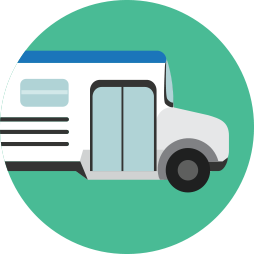
#> input picture Image/transportation.png, 254 x 254 px, found by its file name
$ python Blur.py
#> lines starting #> are read from the running program, lines starting #| are printed output that depends on the picture
import numpy as np
from scipy import fftpack
import matplotlib.pyplot as plt
img = plt.imread("E:\\Python Package\\Image\\transportation.png")
#> img is the input picture: shape (254, 254, 4) float32; mean R, G, B, A 0.375, 0.583, 0.53, 0.786
plt.figure()
plt.imshow(img)
t = np.linspace(-10, 10, 30)
bump = np.exp(-0.1*t**2)
bump /= np.trapz(bump) # normalize the integral to 1

# make a 2-D kernel out of it
kernel = bump[:, np.newaxis] * bump[np.newaxis, :]
# Padded fourier transform, with the same shape as the image
# We use :func:`scipy.signal.fftpack.fft2` to have a 2D FFT
kernel_ft = fftpack.fft2(kernel, shape=img.shape[:2], axes=(0, 1))
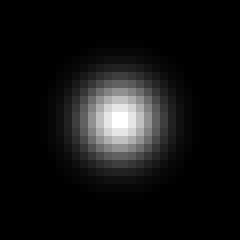
#> kernel: shape (30, 30) float64 (shown 8 times larger); min 3.12e-11, max 0.0148, mean 0.00111; drawn with min black and max white

# convolve
img_ft = fftpack.fft2(img, axes=(0, 1))
# the 'newaxis' is to match to color direction
img2_ft = kernel_ft[:, :, np.newaxis] * img_ft
img2 = fftpack.ifft2(img2_ft, axes=(0, 1)).real
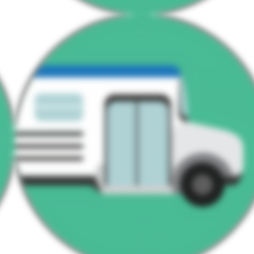
#> img2: shape (254, 254, 4) float64; mean of channels 0, 1, 2, 3 0.375, 0.583, 0.53, 0.786; transparent parts drawn white

# clip values to range
img2 = np.clip(img2, 0, 1)

# plot output
#plt.figure()
#plt.imshow(img2)

from scipy import signal
# mode='same' is there to enforce the same output shape as input arrays
# (ie avoid border effects)
img3 = signal.fftconvolve(img, kernel[:, :, np.newaxis], mode='same')
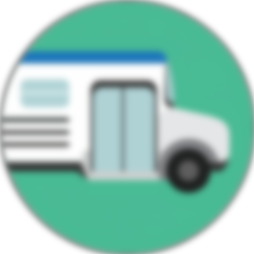
#> img3: shape (254, 254, 4) float64; mean R, G, B, A 0.373, 0.58, 0.527, 0.783; transparent parts drawn white
plt.figure()
plt.imshow(img3)
plt.show()

$ run again, with Image/denoise.png copied over Image/transportation.png
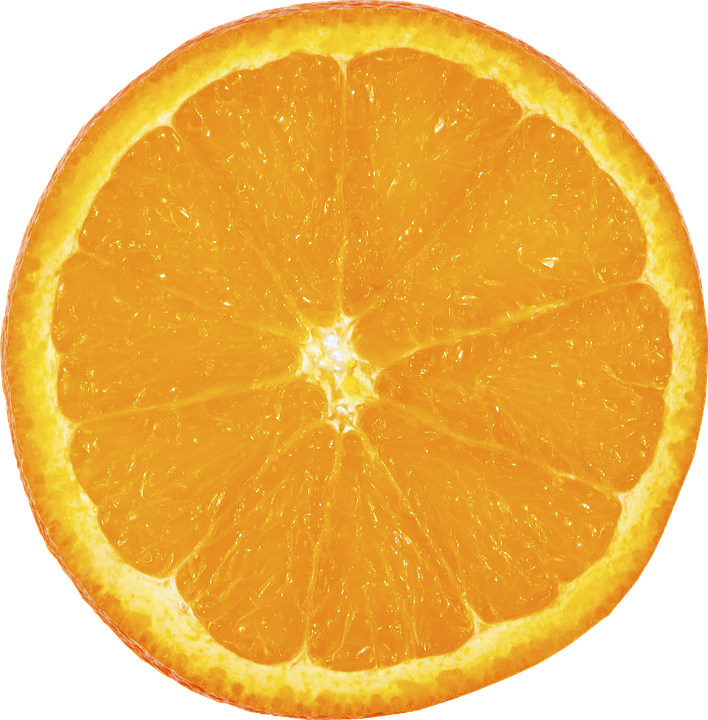
#> input picture Image/denoise.png, 708 x 720 px, found by its file name
#> img is the input picture: shape (720, 708, 4) float32; mean R, G, B, A 0.729, 0.514, 0.145, 0.79
#> `img2 = fftpack.ifft2(img2_ft, axes=(0, 1)).real`:
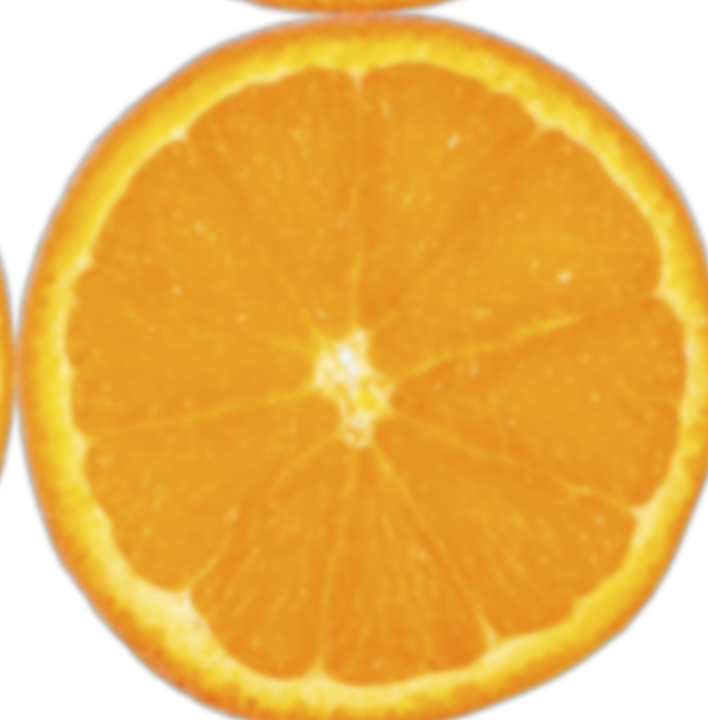
#> img2: shape (720, 708, 4) float64; mean of channels 0, 1, 2, 3 0.73, 0.515, 0.145, 0.79; transparent parts drawn white
#> `img3 = signal.fftconvolve(img, kernel[:, :, np.newaxis], mode='same')`:
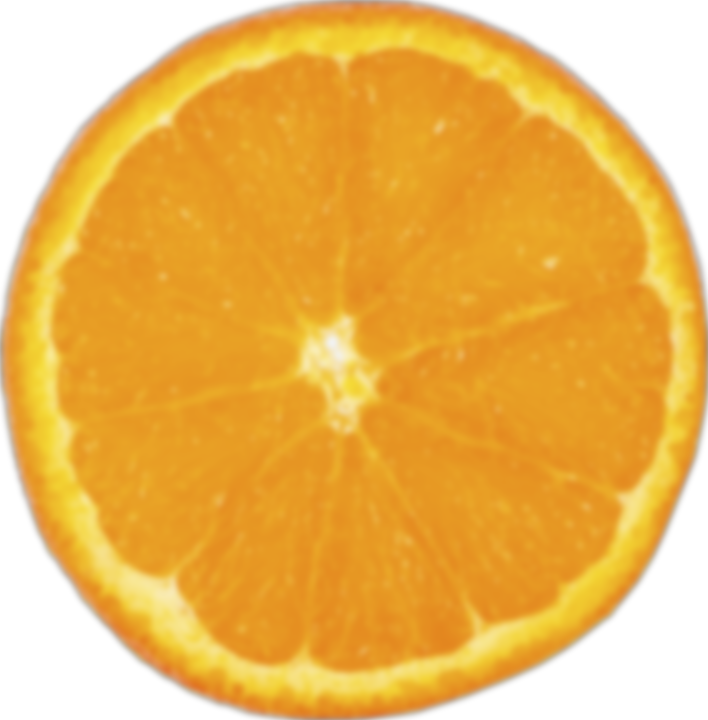
#> img3: shape (720, 708, 4) float64; mean R, G, B, A 0.729, 0.514, 0.144, 0.789; transparent parts drawn white
